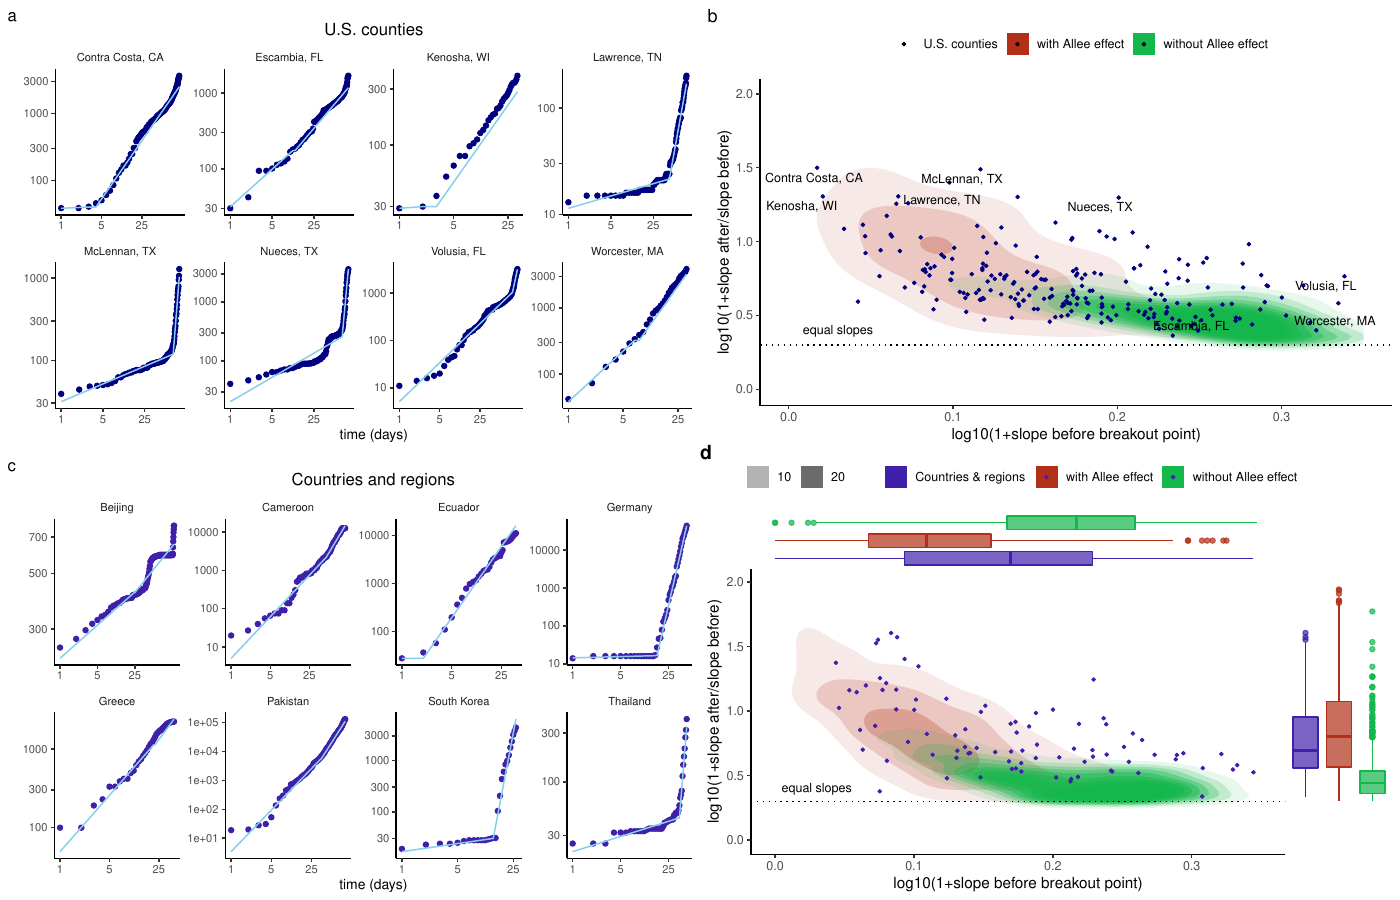

Write the R code that produced this figure.
fig2 = ggarrange(plotsCondados ,
          plot_slopes , 
          plotsPaises,
          plot_slopes_p ,
          widths = c(4,3),
          labels = "auto")

fig2

ggsave(fig2,file="fig2.pdf",width=14,height=9)
ggsave(fig2,file="fig2.png",width=14,height=9)
